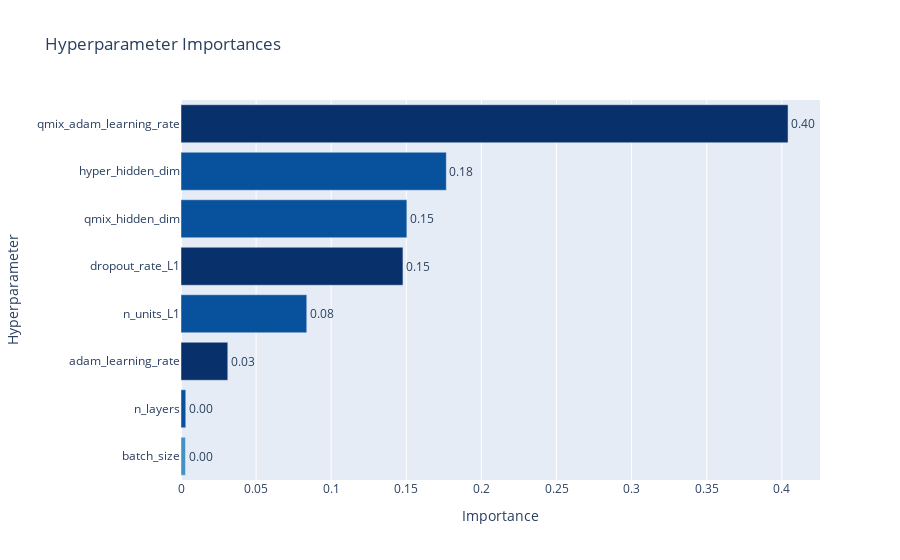

This figure's notebook cell:
### Code cell
optuna.visualization.plot_param_importances(study)

### Figure 1 — Plotly figure (JSON) as saved in the notebook; plotly's stock layout.template omitted (floating-point values rounded to 4 significant figures)
{"data": [{"cliponaxis": false, "hovertemplate": ["batch_size (CategoricalDistribution): 0.002995632637195854<extra></extra>", "n_layers (IntUniformDistribution): 0.0031750793670357234<extra></extra>", "adam_learning_rate (UniformDistribution): 0.031150560296952706<extra></extra>", "n_units_L1 (IntUniformDistribution): 0.08373483474418926<extra></extra>", "dropout_rate_L1 (UniformDistribution): 0.14777722492747894<extra></extra>", "qmix_hidden_dim (IntUniformDistribution): 0.1503688450874005<extra></extra>", "hyper_hidden_dim (IntUniformDistribution): 0.1766407241421214<extra></extra>", "qmix_adam_learning_rate (UniformDistribution): 0.4041570987976256<extra></extra>"], "marker": {"color": ["rgb(66,146,198)", "rgb(8,81,156)", "rgb(8,48,107)", "rgb(8,81,156)", "rgb(8,48,107)", "rgb(8,81,156)", "rgb(8,81,156)", "rgb(8,48,107)"]}, "orientation": "h", "text": ["0.002995632637195854", "0.0031750793670357234", "0.031150560296952706", "0.08373483474418926", "0.14777722492747894", "0.1503688450874005", "0.1766407241421214", "0.4041570987976256"], "textposition": "outside", "texttemplate": "%{text:.2f}", "type": "bar", "x": [0.002996, 0.003175, 0.03115, 0.08373, 0.1478, 0.1504, 0.1766, 0.4042], "y": ["batch_size", "n_layers", "adam_learning_rate", "n_units_L1", "dropout_rate_L1", "qmix_hidden_dim", "hyper_hidden_dim", "qmix_adam_learning_rate"]}], "layout": {"showlegend": false, "title": {"text": "Hyperparameter Importances"}, "xaxis": {"title": {"text": "Importance"}}, "yaxis": {"title": {"text": "Hyperparameter"}}}}
